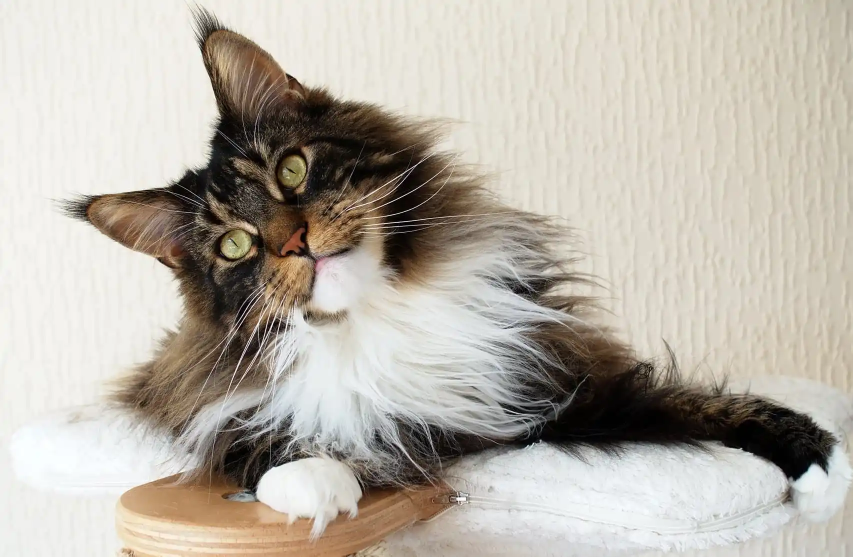
#> input picture _RandomBasicOperations/data/cat.jpg, 1706 x 1113 px (shown at 1/2 size)
$ jupyter execute 2-Resize_Crop.ipynb
#> lines starting #> are read from the running program, lines starting #| are printed output that depends on the picture
[cell 1]
# General import
import os

# 3rd-party import
import cv2

# Local import

[cell 2]
img_path = '../data/cat.jpg'
img = cv2.imread(img_path)
#> img is the input picture: shape (1113, 1706, 3); mean B, G, R 168.5, 178.7, 185

[cell 3]
img.shape
#> Out = (1113, 1706, 3)

[cell 4]
cv2.imshow('Image', img)
cv2.waitKey(0)
cv2.destroyAllWindows()

## Resize

[cell 5]
img_resized = cv2.resize(img, (640, 480))
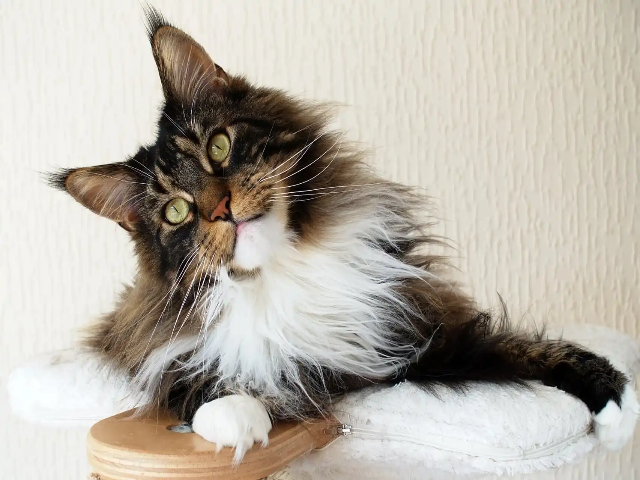
#> img_resized: shape (480, 640, 3); mean B, G, R 168.4, 178.6, 184.9
img_resized.shape
#> Out = (480, 640, 3)

[cell 6]
cv2.imshow('Resized', img_resized)
cv2.waitKey(0)
cv2.destroyAllWindows()

## Crop

[cell 7]
img_crop = img[320:640, 420:840]
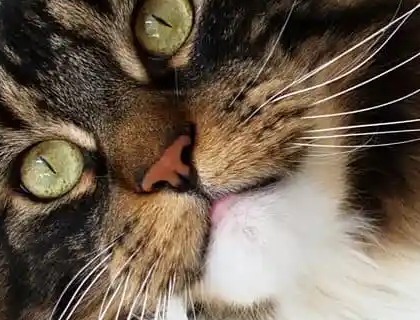
#> img_crop: shape (320, 420, 3); mean B, G, R 80.4, 95.6, 110.2
cv2.imshow('Crop', img_crop)
cv2.waitKey(0)
cv2.destroyAllWindows()
